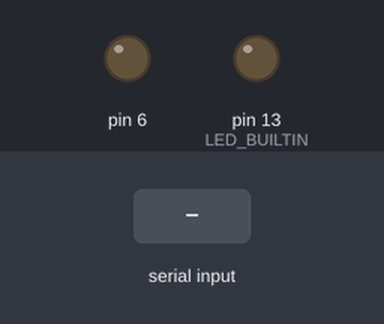
This sketch was run on a simulated Arduino Uno, built with avr-gcc and run on an emulated ATmega328P. Parts: output pins drawn as LEDs (lit = HIGH). Dashed ring = blinking. The inputs (shaded band) are chosen by the test bench. What the sketch prints to the serial monitor is not drawn.

Above: at 2.2 s.
2.3 s: "r" received over Serial
At 2.7 s:
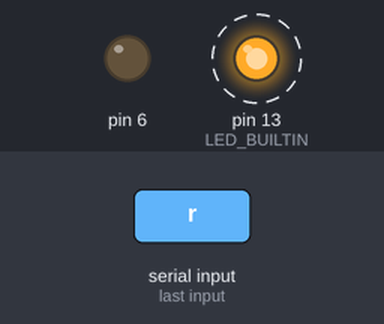
5.3 s: "s" received over Serial
Timing chart, 0 to 14.3 s (numbered marks = the images above; inputs shaded):
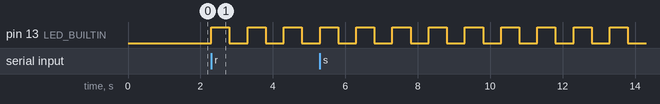

Measured:
- after the input at 2.3 s, pin 13 (LED_BUILTIN): alternates HIGH for 0.50 s and LOW for 0.50 s, starting at once

The sketch:

blink.ino
```cpp
#define BAUD_RATE 9600

// the setup function runs once when you press reset or power the board
void setup() {
  // initialize digital pin LED_BUILTIN as an output.
  pinMode(LED_BUILTIN, OUTPUT);
  pinMode(6,OUTPUT);

  Serial.begin(BAUD_RATE);
  // Wait for stable connection, report reset.
  delay(1000);
  Serial.println("***RESET***");

}

void flashLEDs(int delayms){
  digitalWrite(LED_BUILTIN, HIGH);   // turn the LED on (HIGH is the voltage level)
  delay(delayms);                       // wait for a second
  digitalWrite(LED_BUILTIN, LOW);    // turn the LED off by making the voltage LOW
  delay(delayms);                       // wait for a second
}

void beepBoop(int volume, int delayms){
  analogWrite(6,volume);
  delay(delayms);
  analogWrite(6,0);
}

int count = 0;
bool toggle = false;
// the loop function runs over and over again forever
void loop() {

  if(toggle){
          flashLEDs(500);
        }
  if (Serial.available()) //This line checks whether there is anything to read
  {
      char inChar = Serial.read(); //This reads one byte

      if (inChar =='s')
      {
          Serial.println("Got s");
      }
      if(inChar == '1'){
        flashLEDs(500);
      }
      if(inChar == 'r'){
        toggle = !toggle;
      }
  }

//  for(count;count<5;count++){
//    flashLEDs(500);
//    Serial.println("Hello, from the Romi");
//    beepBoop(100,20);
//  }
}
```
